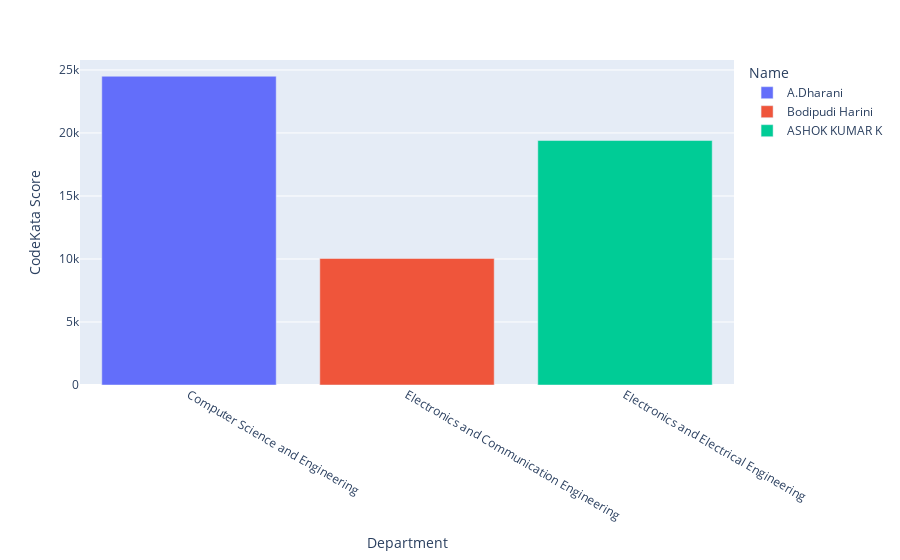

The notebook cell saved with this chart:
### Code cell
#using plotly express
px.bar(toppers,x="Department",y='CodeKata Score',color='Name'"")

### Figure 1 — Plotly figure (JSON) as saved in the notebook; plotly's stock layout.template omitted (floating-point values rounded to 4 significant figures)
{"data": [{"alignmentgroup": "True", "hovertemplate": "Name=A.Dharani<br>Department=%{x}<br>CodeKata Score=%{y}<extra></extra>", "legendgroup": "A.Dharani", "marker": {"color": "#636efa", "pattern": {"shape": ""}}, "name": "A.Dharani", "offsetgroup": "A.Dharani", "orientation": "v", "showlegend": true, "textposition": "auto", "type": "bar", "x": ["Computer Science and Engineering"], "xaxis": "x", "y": [24500], "yaxis": "y"}, {"alignmentgroup": "True", "hovertemplate": "Name=Bodipudi Harini<br>Department=%{x}<br>CodeKata Score=%{y}<extra></extra>", "legendgroup": "Bodipudi Harini", "marker": {"color": "#EF553B", "pattern": {"shape": ""}}, "name": "Bodipudi Harini", "offsetgroup": "Bodipudi Harini", "orientation": "v", "showlegend": true, "textposition": "auto", "type": "bar", "x": ["Electronics and Communication Engineering"], "xaxis": "x", "y": [10040], "yaxis": "y"}, {"alignmentgroup": "True", "hovertemplate": "Name=ASHOK KUMAR K<br>Department=%{x}<br>CodeKata Score=%{y}<extra></extra>", "legendgroup": "ASHOK KUMAR K", "marker": {"color": "#00cc96", "pattern": {"shape": ""}}, "name": "ASHOK KUMAR K", "offsetgroup": "ASHOK KUMAR K", "orientation": "v", "showlegend": true, "textposition": "auto", "type": "bar", "x": ["Electronics and Electrical Engineering"], "xaxis": "x", "y": [19400], "yaxis": "y"}], "layout": {"barmode": "relative", "legend": {"title": {"text": "Name"}, "tracegroupgap": 0}, "margin": {"t": 60}, "xaxis": {"anchor": "y", "domain": [0, 1], "title": {"text": "Department"}}, "yaxis": {"anchor": "x", "domain": [0, 1], "title": {"text": "CodeKata Score"}}}}
